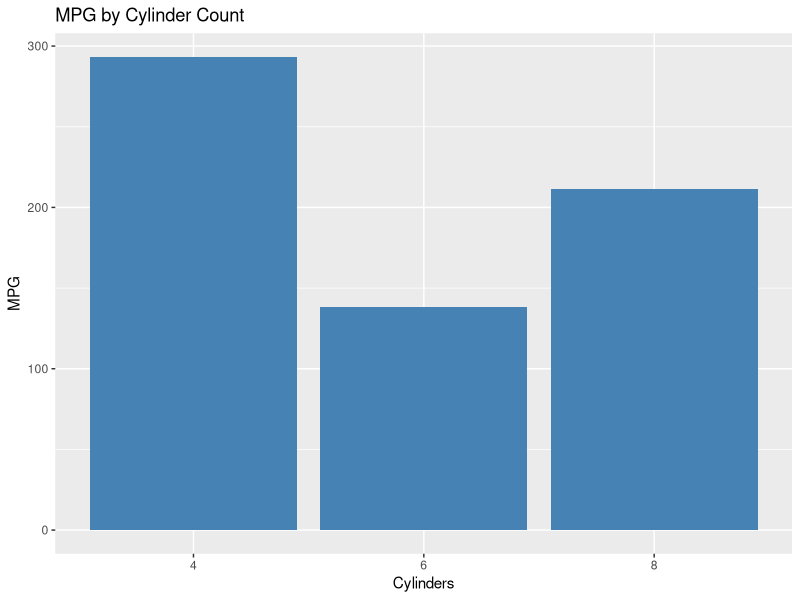
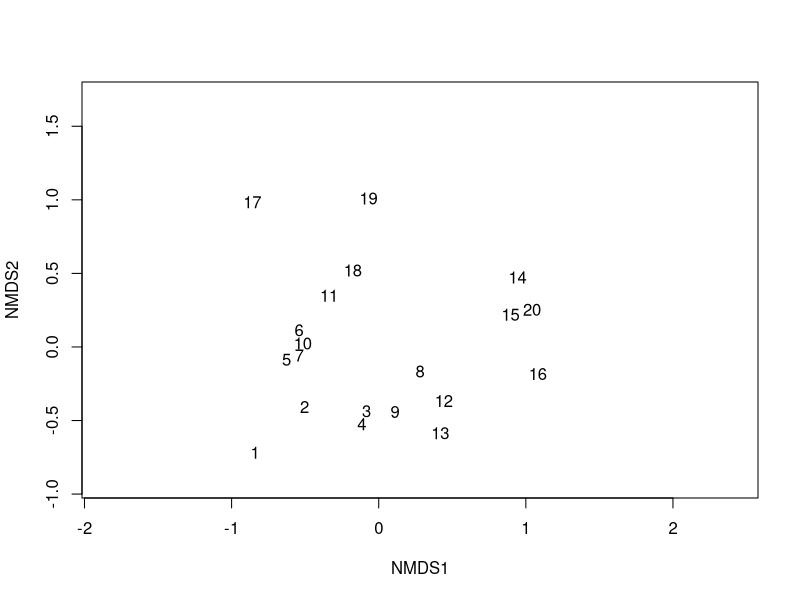

Here is the R script that generated these plots, in order:
## ---- chunk 1

library(tidyverse)   # core tools for data manipulation & visualization
library(vegan)       # community ecology and multivariate methods
library(sf)          # simple features for spatial data
library(lubridate)   # date-time parsing and arithmetic
library(stringr)     # string operations
library(purrr)       # functional programming tools
## ---- chunk 2

# Example: summarise mtcars by cyl
df <- as_tibble(mtcars)
df %>% 
  group_by(cyl) %>%
  summarise(
    avg_mpg = mean(mpg),
    max_hp  = max(hp),
    n       = n()
  )
## ---- chunk 3

ggplot(df, aes(x = factor(cyl), y = mpg)) +
  geom_col(fill = "steelblue") +
  labs(
    title = "MPG by Cylinder Count",
    x     = "Cylinders",
    y     = "MPG"
  )
## ---- chunk 4

# Convert mtcars summary to long form
long_df <- df %>%
  pivot_longer(
    cols = c(mpg, hp),
    names_to  = "metric",
    values_to = "value"
  )
head(long_df)
## ---- chunk 5

# Example: compute mean of each numeric column
map_dbl(df, ~ if(is.numeric(.x)) mean(.x) else NA_real_)
## ---- chunk 6

# Example using dune dataset
data(dune)
div_shannon <- diversity(dune, index = "shannon")
meta  <- metaMDS(dune, distance = "bray", k = 2)
plot(meta, type = "n"); text(meta, display = "sites")
## ---- chunk 7

# sf::st_read("path/to/shapefile.shp")
## ---- chunk 8

d <- ymd("2025-05-14")
year(d); month(d); wday(d, label = TRUE)
## ---- chunk 9

words <- c("data", "science", "analysis")
str_detect(words, "a")    # TRUE, TRUE, FALSE
